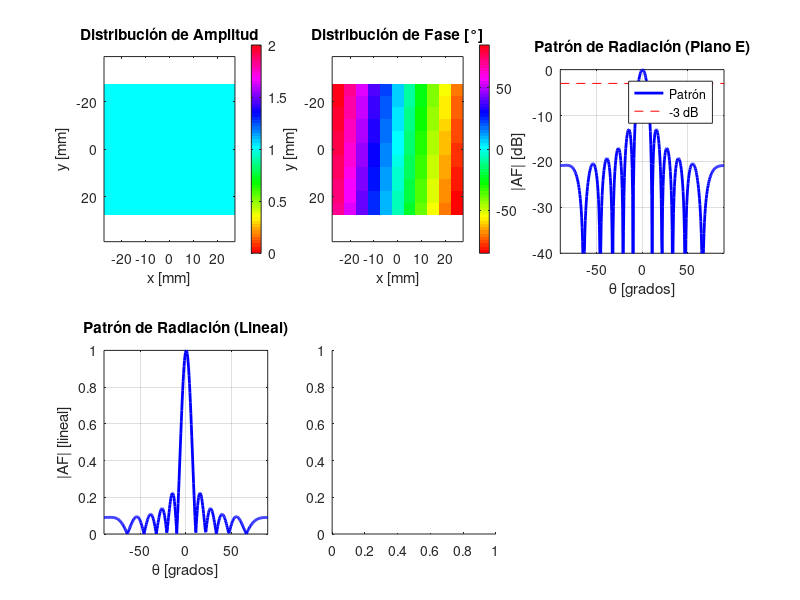

This figure's MATLAB source: (Note: this script raises an error after producing the figure.)
%% Diseño de Array en Fase Cuadrado - Ejercicio 1
clear; clc; close all;

% Especificaciones
f = 30e9;           % Frecuencia [Hz]
D_dBi = 25;         % Directividad [dBi]
c = 3e8;            % Velocidad de la luz [m/s]

fprintf('=== DISEÑO DE ARRAY EN FASE CUADRADO ===\n');
fprintf('Frecuencia: %.0f GHz\n', f/1e9);
fprintf('Directividad requerida: %.0f dBi\n\n', D_dBi);

%% a) Cálculo del tamaño de la antena
lambda = c/f;       % Longitud de onda [m]
D_linear = 10^(D_dBi/10); % Conversión a valor lineal

% Para un array cuadrado con alimentación uniforme:
% D ≈ 4π * A / λ², donde A es el área del array
A = D_linear * lambda^2 / (4*pi); % Área del array [m²]
L = sqrt(A);        % Lado del array cuadrado [m]

fprintf('a) TAMAÑO DE LA ANTENA:\n');
fprintf('   Longitud de onda: λ = %.4f mm\n', lambda*1000);
fprintf('   Área requerida: A = %.4f m²\n', A);
fprintf('   Lado del array cuadrado: L = %.4f m = %.1f mm\n', L, L*1000);

%% b) Cálculo del número de elementos
d = lambda/2;       % Separación entre elementos [m]
N_per_side = floor(L/d) + 1; % Número de elementos por lado
N_total = N_per_side^2; % Número total de elementos

fprintf('\nb) NÚMERO DE ELEMENTOS:\n');
fprintf('   Separación entre elementos: d = λ/2 = %.4f mm\n', d*1000);
fprintf('   Elementos por lado: N = %.0f\n', N_per_side);
fprintf('   Número total de elementos: N_total = %.0f\n', N_total);

% Verificación de directividad
D_actual = 4*pi * (N_per_side*d)^2 / lambda^2;
D_actual_dBi = 10*log10(D_actual);
fprintf('   Directividad obtenida: %.2f dBi\n', D_actual_dBi);

%% c) Cálculo del ancho de haz a -3dB
% Para un array uniforme lineal de N elementos:
BW_3dB_deg = 50.8 / (N_per_side * d/lambda); % [grados]

fprintf('\nc) ANCHO DE HAZ A -3dB:\n');
fprintf('   Planos H y E: BW_3dB = %.2f°\n', BW_3dB_deg);

%% PROGRAMA GENERAL PARA PATRÓN DE ARRAY EN FASE
fprintf('\n=== PROGRAMA GENERAL DE ARRAY EN FASE ===\n');

% Parámetros configurables
beam_steering_theta = input('Ingrese ángulo de steering en theta [grados] (0 para broadside): ');
if isempty(beam_steering_theta)
    beam_steering_theta = 0;
end

beam_steering_phi = input('Ingrese ángulo de steering en phi [grados] (0 por defecto): ');
if isempty(beam_steering_phi)
    beam_steering_phi = 0;
end

beam_steering_theta = deg2rad(beam_steering_theta);
beam_steering_phi = deg2rad(beam_steering_phi);

% Opciones de distribución de amplitud
fprintf('\nOpciones de distribución de amplitud:\n');
fprintf('1 - Uniforme\n');
fprintf('2 - Triangular\n');
fprintf('3 - Binomial\n');
amp_option = input('Seleccione distribución (1-3) [1 por defecto]: ');
if isempty(amp_option)
    amp_option = 1;
end

% Generar coordenadas de los elementos
x_pos = (-(N_per_side-1)/2:(N_per_side-1)/2) * d;
y_pos = x_pos;
[X, Y] = meshgrid(x_pos, y_pos);

% Distribución de amplitud
amplitude = ones(N_per_side, N_per_side);
switch amp_option
    case 2 % Triangular
        for i = 1:N_per_side
            for j = 1:N_per_side
                amplitude(i,j) = 1 - 0.8 * (abs(i-(N_per_side+1)/2) + abs(j-(N_per_side+1)/2)) / (N_per_side-1);
            end
        end
    case 3 % Binomial
        binom_coeff = @(n,k) factorial(n)/(factorial(k)*factorial(n-k));
        for i = 1:N_per_side
            for j = 1:N_per_side
                amplitude(i,j) = binom_coeff(N_per_side-1, i-1) * binom_coeff(N_per_side-1, j-1);
            end
        end
        amplitude = amplitude / max(amplitude(:));
end

% Fases para beam steering
phase = zeros(N_per_side, N_per_side);
kx = 2*pi/lambda * sin(beam_steering_theta) * cos(beam_steering_phi);
ky = 2*pi/lambda * sin(beam_steering_theta) * sin(beam_steering_phi);

for i = 1:N_per_side
    for j = 1:N_per_side
        phase(i,j) = - (kx * X(i,j) + ky * Y(i,j));
    end
end

% Calcular patrón de radiación
theta_range = deg2rad(-90:0.5:90);
phi_slice = 0; % Plano E (phi=0)

AF = zeros(size(theta_range)); % Array Factor

for idx = 1:length(theta_range)
    theta = theta_range(idx);
    sum_AF = 0;
    
    for i = 1:N_per_side
        for j = 1:N_per_side
            psi = 2*pi/lambda * d * (i - (N_per_side+1)/2) * sin(theta) * cos(phi_slice) + ...
                  2*pi/lambda * d * (j - (N_per_side+1)/2) * sin(theta) * sin(phi_slice);
            sum_AF = sum_AF + amplitude(i,j) * exp(1j * (phase(i,j) + psi));
        end
    end
    
    AF(idx) = abs(sum_AF);
end

% Normalizar
AF = AF / max(AF);
AF_dB = 20*log10(AF);

%% Visualización
figure('Position', [100, 100, 1200, 800]);

% Subplot 1: Distribución de amplitud
subplot(2,3,1);
imagesc(x_pos*1000, y_pos*1000, amplitude);
colorbar; axis equal tight;
xlabel('x [mm]'); ylabel('y [mm]');
title('Distribución de Amplitud');
colormap(jet);

% Subplot 2: Distribución de fase
subplot(2,3,2);
imagesc(x_pos*1000, y_pos*1000, rad2deg(phase));
colorbar; axis equal tight;
xlabel('x [mm]'); ylabel('y [mm]');
title('Distribución de Fase [°]');
colormap(hsv);

% Subplot 3: Patrón de radiación en dB
subplot(2,3,3);
plot(rad2deg(theta_range), AF_dB, 'b-', 'LineWidth', 2);
grid on;
xlabel('θ [grados]'); ylabel('|AF| [dB]');
title('Patrón de Radiación (Plano E)');
xlim([-90, 90]); ylim([-40, 0]);
line([-90,90], [-3,-3], 'Color','red','LineStyle','--');
legend('Patrón', '-3 dB');

% Subplot 4: Patrón de radiación lineal
subplot(2,3,4);
plot(rad2deg(theta_range), AF, 'b-', 'LineWidth', 2);
grid on;
xlabel('θ [grados]'); ylabel('|AF| [lineal]');
title('Patrón de Radiación (Lineal)');
xlim([-90, 90]); ylim([0, 1]);

% Subplot 5: Patrón polar
subplot(2,3,5);
polarplot(theta_range, AF, 'b-', 'LineWidth', 2);
title('Patrón de Radiación (Polar)');

% Subplot 6: Información del diseño
subplot(2,3,6);
axis off;
info_str = {
    sprintf('RESUMEN DEL DISEÑO:'),
    sprintf('Frecuencia: %.0f GHz', f/1e9),
    sprintf('λ = %.4f mm', lambda*1000),
    sprintf(''),
    sprintf('ARRAY CUADRADO:'),
    sprintf('Lado: %.1f mm', L*1000),
    sprintf('Elementos por lado: %d', N_per_side),
    sprintf('Total elementos: %d', N_total),
    sprintf('Separación: %.2f mm', d*1000),
    sprintf(''),
    sprintf('CARACTERÍSTICAS:'),
    sprintf('Directividad: %.2f dBi', D_actual_dBi),
    sprintf('BW -3dB: %.2f°', BW_3dB_deg),
    sprintf(''),
    sprintf('CONFIGURACIÓN:'),
    sprintf('Steering θ: %.1f°', rad2deg(beam_steering_theta)),
    sprintf('Steering φ: %.1f°', rad2deg(beam_steering_phi)),
    sprintf('Dist. amplitud: %d', amp_option)
};
text(0.1, 0.9, info_str, 'VerticalAlignment', 'top', 'FontSize', 10);

sgtitle('Diseño de Array en Fase Cuadrado a 30 GHz', 'FontSize', 14, 'FontWeight', 'bold');

%% Resultados en consola
fprintf('\n=== RESULTADOS FINALES ===\n');
fprintf('Tamaño del array: %.1f × %.1f mm\n', L*1000, L*1000);
fprintf('Número total de elementos: %d\n', N_total);
fprintf('Ancho de haz a -3dB: %.2f°\n', BW_3dB_deg);
fprintf('Directividad obtenida: %.2f dBi\n', D_actual_dBi);

% Guardar datos
save('array_design_data.mat', 'f', 'lambda', 'L', 'N_per_side', 'N_total', 'BW_3dB_deg');
